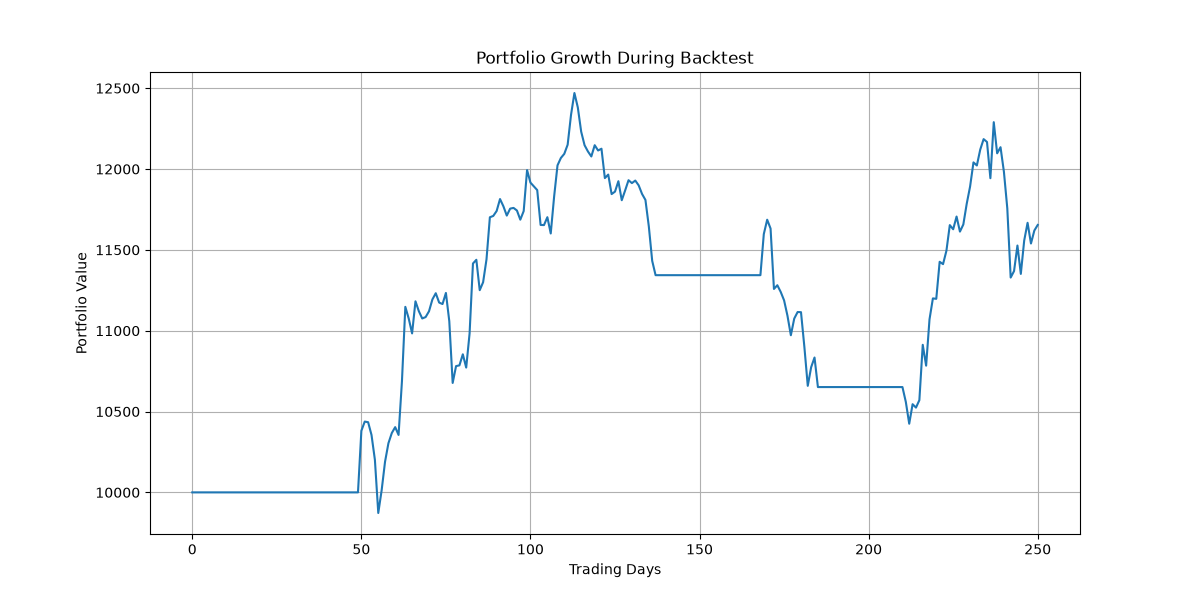

Here is the Python script that generated this plot:
import matplotlib.pyplot as plt
from data_loader import get_stock_data
from indicators import add_sma
from indicators import add_rsi
from indicators import add_macd
from signals import add_signal_column
from backtester import run_backtest

data = get_stock_data("AAPL")

data = add_sma(data)
data = add_rsi(data)
data = add_macd(data)

data = add_signal_column(data)

results = run_backtest(data)

plt.figure(figsize=(12, 6))

plt.plot(results["portfolio_values"])

plt.title("Portfolio Growth During Backtest")
plt.xlabel("Trading Days")
plt.ylabel("Portfolio Value")
plt.grid(True)

plt.savefig("equity_curve.png")

print("Chart Saved!")
